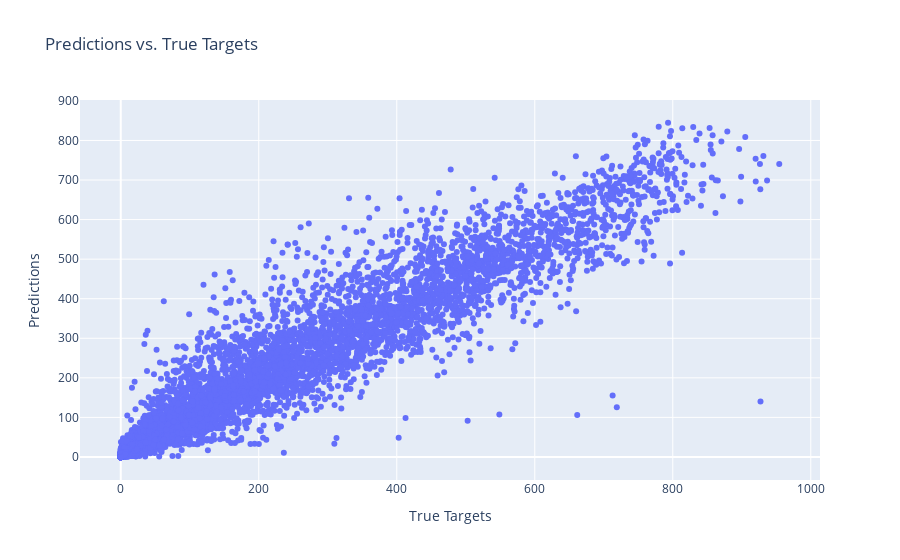

Here is the notebook cell this chart was saved with:
### Code cell
# Plot the predictions vs. true targets with Plotly
y_pred_numpy = y_pred.numpy()
y_test_numpy = y_test_tensor.numpy()

fig = go.Figure()
fig.add_trace(go.Scatter(x=y_test_numpy.flatten(), y=y_pred_numpy.flatten(), mode='markers', name='Predictions'))

fig.update_layout(title='Predictions vs. True Targets',
                  xaxis_title='True Targets',
                  yaxis_title='Predictions')

fig.show()

### Figure 1 — Plotly figure (JSON) as saved in the notebook; plotly's stock layout.template omitted (floating-point values rounded to 4 significant figures; data arrays with more than 128 entries replaced by an {"elided": "..."} marker saying what was removed)
{"data": [{"mode": "markers", "name": "Predictions", "type": "scatter", "x": {"elided": "12725 float values"}, "y": {"elided": "12725 float values"}}], "layout": {"title": {"text": "Predictions vs. True Targets"}, "xaxis": {"title": {"text": "True Targets"}}, "yaxis": {"title": {"text": "Predictions"}}}}
